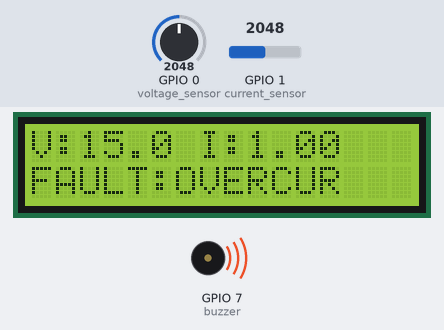
A program run on a simulated ESP32 board running MicroPython. Shown: 16×2 character LCD, buzzer (waves = sounding). The inputs (shaded band) are chosen by the test bench; at power-on: GPIO 1 (current_sensor) = 2048, GPIO 0 (voltage_sensor) = 2048 (analog values on the 0–4095 scale). WiFi joins after 1.5 s; no MQTT or app messages arrive unless stated; library files of the repository ran but are not shown: i2c_lcd.py; what the program prints to the serial console is not drawn.

Above: at 2.1 s.
3.0 s: GPIO 1 (current_sensor) set to 1885
At 4.5 s:
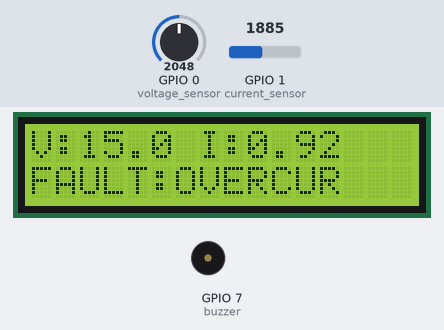
5.2 s: GPIO 1 (current_sensor) set to 1815
At 6.6 s:
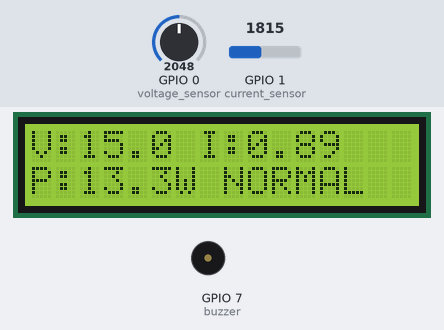
6.9 s: GPIO 0 (voltage_sensor) set to 3203
At 8.3 s:
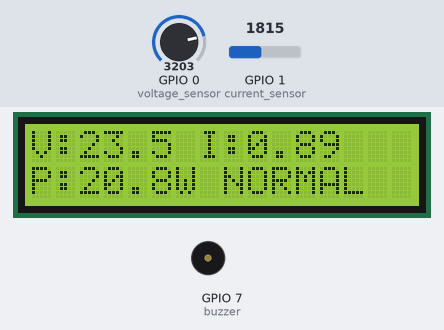
8.6 s: GPIO 0 (voltage_sensor) set to 3342
At 11.4 s:
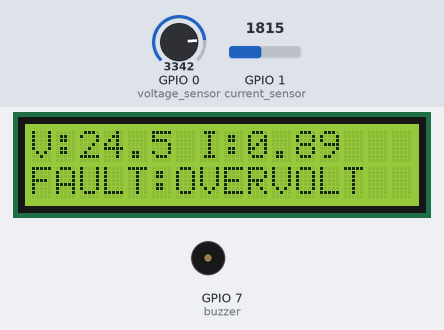
11.6 s: GPIO 1 (current_sensor) set to 2047
At 13.3 s:
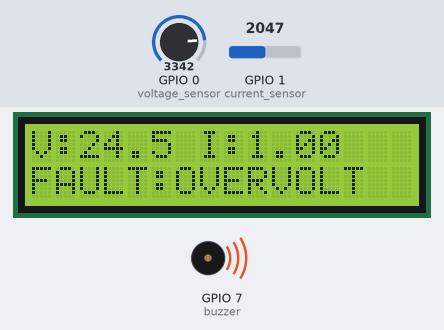
13.5 s: GPIO 0 (voltage_sensor) set to 3603
At 14.7 s:
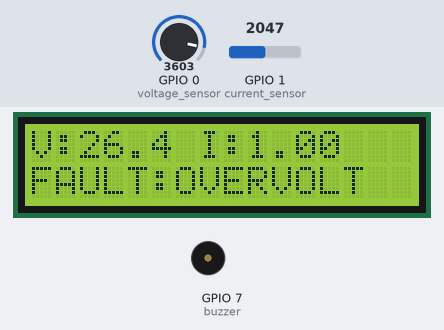
Timing chart, 0 to 17.4 s (numbered marks = the images above; inputs shaded):
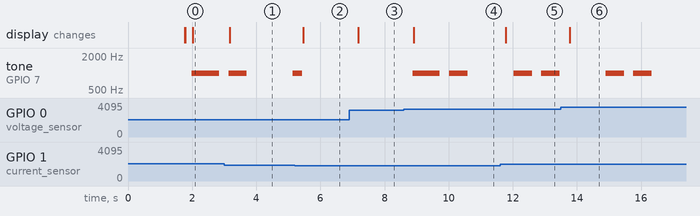

Measured:
- the behaviour switches between 1843 and 1842 on GPIO 1 (current_sensor) (found by bisection; images 1 and 2)
- the behaviour switches between 3276 and 3277 on GPIO 0 (voltage_sensor) (found by bisection; images 3 and 4)
- after the input at 3.0 s, the display: changes after 0.17 s (image 1)
- after the input at 5.2 s, the display: changes after 0.27 s (image 2)
- after the input at 6.9 s, the display: changes after 0.28 s (image 3)
- after the input at 8.6 s, tone on GPIO 7 (buzzer): silent → 1000 Hz after 0.27 s, → silent 0.86 s later, → 1000 Hz 0.29 s later, → silent 0.57 s later; the display: changes after 0.31 s (image 4)
- after the input at 11.6 s, the display: changes after 0.17 s (image 5)
- after the input at 13.5 s, the display: changes after 0.28 s (image 6)

The program:

main.py
```python
import network
import ujson
import time
from umqtt.simple import MQTTClient
from machine import Pin, ADC, I2C, PWM
from time import sleep, ticks_ms, ticks_diff
from i2c_lcd import I2cLcd

# Wi-Fi configuration
WIFI_SSID = "Wokwi-GUEST"
WIFI_PASSWORD = ""

# MQTT configuration
MQTT_CLIENT_ID = "dc-power-monitor-73921"
MQTT_BROKER = "broker.emqx.io"
MQTT_PORT = 1883
MQTT_TOPIC = "dcpm/demo-73921"

# Connect to Wi-Fi
wifi = network.WLAN(network.STA_IF)
wifi.active(True)
wifi.connect(WIFI_SSID, WIFI_PASSWORD)

print("Connecting to Wi-Fi...")

while not wifi.isconnected():
    time.sleep(0.2)

print("Wi-Fi connected!")
print("IP address:", wifi.ifconfig()[0])

# Connect to MQTT broker
client = MQTTClient(
    MQTT_CLIENT_ID,
    MQTT_BROKER,
    port=MQTT_PORT
)

client.connect()

print("MQTT connected!")

# 1. SENSOR CONFIGURATION
voltage_sensor = ADC(Pin(0))
current_sensor = ADC(Pin(1))

voltage_sensor.atten(ADC.ATTN_11DB)
current_sensor.atten(ADC.ATTN_11DB)

# 2. LCD CONFIGURATION
i2c = I2C(0, scl=Pin(9), sda=Pin(8), freq=100000)
lcd = I2cLcd(i2c, 0x27, 2, 16)

# 3. BUZZER CONFIGURATION
buzzer = PWM(Pin(7), freq=1000, duty=0)

# 4. SYSTEM SETTINGS
MAX_VOLTAGE = 30.0
MAX_CURRENT = 2.0
ADC_MAX = 4095

VOLTAGE_LIMIT = 24.0
VOLTAGE_RESET = 23.0

CURRENT_LIMIT = 1.0
CURRENT_RESET = 0.9

# Fault states
overvoltage = False
overcurrent = False

# 5. HELPER FUNCTIONS


def pad16(text):
    text = str(text)
    return text[:16] + " " * max(0, 16 - len(text))


def read_average(sensor, samples=10):
    total = 0

    for i in range(samples):
        total += sensor.read()
        sleep(0.01)

    return total / samples


# 6. DOUBLE-BEEP ALARM
alarm_pattern = [
    (300, 512),
    (200, 0),
    (300, 512),
    (1200, 0)
]

alarm_index = 0
alarm_start = ticks_ms()
alarm_active = False


def update_alarm(fault):
    global alarm_index, alarm_start, alarm_active

    now = ticks_ms()

    if not fault:
        buzzer.duty(0)
        alarm_index = 0
        alarm_active = False
        return

    if not alarm_active:
        alarm_index = 0
        alarm_start = now
        alarm_active = True

    duration, duty = alarm_pattern[alarm_index]
    buzzer.duty(duty)

    if ticks_diff(now, alarm_start) >= duration:
        alarm_index = (alarm_index + 1) % len(alarm_pattern)
        alarm_start = now


# 7. MAIN PROGRAM
lcd.clear()

last_publish = ticks_ms()

while True:

    # Read and average sensor values
    voltage_raw = read_average(voltage_sensor)
    current_raw = read_average(current_sensor)

    # Convert ADC readings
    voltage = (voltage_raw / ADC_MAX) * MAX_VOLTAGE
    current = (current_raw / ADC_MAX) * MAX_CURRENT

    # Calculate power
    power = voltage * current

    # Voltage fault detection
    if voltage > VOLTAGE_LIMIT:
        overvoltage = True
    elif voltage < VOLTAGE_RESET:
        overvoltage = False

        # Current fault detection
        if current > CURRENT_LIMIT:
            overcurrent = True
        elif current < CURRENT_RESET:
            overcurrent = False

    # Determine system status
    if overvoltage and overcurrent:
        status = "BOTH FAULTS"
    elif overvoltage:
        status = "OVERVOLTAGE"
    elif overcurrent:
        status = "OVERCURRENT"
    else:
        status = "NORMAL"

    # Activate alarm for either fault
    any_fault = overvoltage or overcurrent
    update_alarm(any_fault)

    # LCD DISPLAY
    line1 = "V:{:.1f} I:{:.2f}".format(
        voltage, current
    )

    if overvoltage and overcurrent:
        line2 = "FAULT:BOTH"
    elif overvoltage:
        line2 = "FAULT:OVERVOLT"
    elif overcurrent:
        line2 = "FAULT:OVERCUR"
    else:
        line2 = "P:{:.1f}W NORMAL".format(power)

    lcd.move_to(0, 0)
    lcd.putstr(pad16(line1))

    lcd.move_to(0, 1)
    lcd.putstr(pad16(line2))

    # SERIAL MONITOR
    print("------------------------")
    print("Voltage: {:.2f} V".format(voltage))
    print("Current: {:.2f} A".format(current))
    print("Power: {:.2f} W".format(power))
    print("Overvoltage:", overvoltage)
    print("Overcurrent:", overcurrent)
    print("System status:", status)

    # Publish measurements every second
    if ticks_diff(ticks_ms(), last_publish) >= 1000:
        data = {
            "voltage": voltage,
            "current": current,
            "power": power,
            "overvoltage": overvoltage,
            "overcurrent": overcurrent,
            "status": status
        }
        message = ujson.dumps(data)

        client.publish(MQTT_TOPIC, message)

        print("MQTT sent:", message)

        last_publish = ticks_ms()

    sleep(0.05)
```
